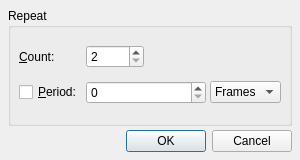
<ui version="4.0" >
 <author>rncbc aka Rui Nuno Capela</author>
 <comment>qtractor - An Audio/MIDI multi-track sequencer.

   Copyright (C) 2005-2024, rncbc aka Rui Nuno Capela. All rights reserved.

   This program is free software; you can redistribute it and/or
   modify it under the terms of the GNU General Public License
   as published by the Free Software Foundation; either version 2
   of the License, or (at your option) any later version.

   This program is distributed in the hope that it will be useful,
   but WITHOUT ANY WARRANTY; without even the implied warranty of
   MERCHANTABILITY or FITNESS FOR A PARTICULAR PURPOSE.  See the
   GNU General Public License for more details.

   You should have received a copy of the GNU General Public License along
   with this program; if not, write to the Free Software Foundation, Inc.,
   51 Franklin Street, Fifth Floor, Boston, MA 02110-1301 USA.

 </comment>
 <class>qtractorPasteRepeatForm</class>
 <widget class="QDialog" name="qtractorPasteRepeatForm" >
  <property name="geometry" >
   <rect>
    <x>0</x>
    <y>0</y>
    <width>260</width>
    <height>160</height>
   </rect>
  </property>
  <property name="focusPolicy" >
   <enum>Qt::StrongFocus</enum>
  </property>
  <property name="windowTitle" >
   <string>Paste Repeat</string>
  </property>
  <property name="windowIcon" >
   <iconset theme="editPaste" />
  </property>
  <layout class="QVBoxLayout" >
   <item>
    <widget class="QGroupBox" name="RepeatGroupBox" >
     <property name="title" >
      <string>Repeat</string>
     </property>
     <layout class="QGridLayout" >
      <item row="0" column="0" >
       <widget class="QLabel" name="RepeatCountTextLabel" >
        <property name="text" >
         <string>&amp;Count:</string>
        </property>
        <property name="buddy" >
         <cstring>RepeatCountSpinBox</cstring>
        </property>
       </widget>
      </item>
      <item row="0" column="1" >
       <widget class="QSpinBox" name="RepeatCountSpinBox" >
        <property name="toolTip" >
         <string>Repeat count</string>
        </property>
        <property name="minimum" >
         <number>2</number>
        </property>
        <property name="maximum" >
         <number>200</number>
        </property>
       </widget>
      </item>
      <item row="0" column="2" colspan="2" >
       <spacer>
        <property name="orientation" >
         <enum>Qt::Horizontal</enum>
        </property>
        <property name="sizeHint" stdset="0" >
         <size>
          <width>110</width>
          <height>20</height>
         </size>
        </property>
       </spacer>
      </item>
      <item row="1" column="0" >
       <widget class="QCheckBox" name="RepeatPeriodCheckBox" >
        <property name="text" >
         <string>&amp;Period:</string>
        </property>
       </widget>
      </item>
      <item row="1" column="1" colspan="2" >
       <widget class="qtractorTimeSpinBox" name="RepeatPeriodSpinBox" >
        <property name="minimumSize" >
         <size>
          <width>120</width>
          <height>0</height>
         </size>
        </property>
        <property name="toolTip" >
         <string>Repeat period</string>
        </property>
       </widget>
      </item>
      <item row="1" column="3" >
       <widget class="QComboBox" name="RepeatFormatComboBox" >
        <property name="toolTip" >
         <string>Repeat period format</string>
        </property>
        <item>
         <property name="text" >
          <string>Frames</string>
         </property>
        </item>
        <item>
         <property name="text" >
          <string>Time</string>
         </property>
        </item>
        <item>
         <property name="text" >
          <string>BBT</string>
         </property>
        </item>
       </widget>
      </item>
     </layout>
    </widget>
   </item>
   <item>
    <widget class="QDialogButtonBox" name="DialogButtonBox">
     <property name="orientation">
      <enum>Qt::Horizontal</enum>
     </property>
     <property name="standardButtons">
      <set>QDialogButtonBox::Cancel|QDialogButtonBox::Ok</set>
     </property>
    </widget>
   </item>
  </layout>
 </widget>
 <layoutdefault spacing="4" margin="8" />
 <customwidgets>
  <customwidget>
   <class>qtractorTimeSpinBox</class>
   <extends>QSpinBox</extends>
   <header>qtractorSpinBox.h</header>
  </customwidget>
 </customwidgets>
 <tabstops>
  <tabstop>RepeatCountSpinBox</tabstop>
  <tabstop>RepeatPeriodCheckBox</tabstop>
  <tabstop>RepeatPeriodSpinBox</tabstop>
  <tabstop>RepeatFormatComboBox</tabstop>
  <tabstop>DialogButtonBox</tabstop>
 </tabstops>
 <resources>
  <include location="qtractor.qrc" />
 </resources>
 <connections/>
</ui>
